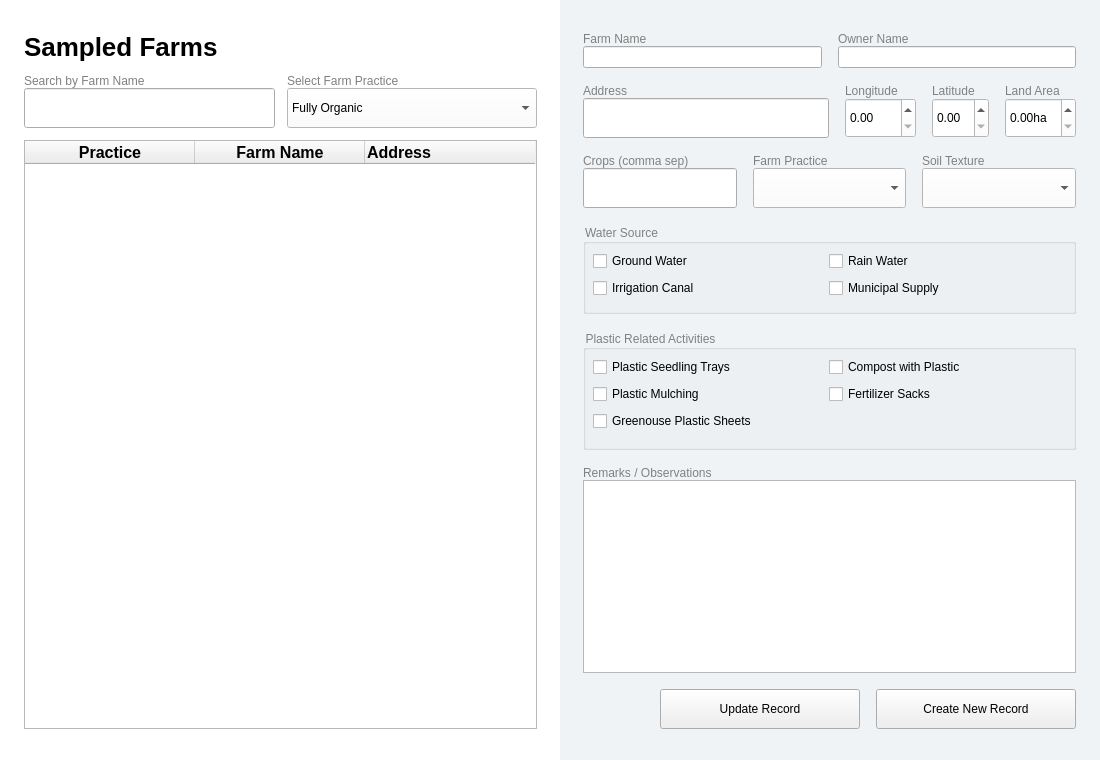
<?xml version="1.0" encoding="UTF-8"?>
<ui version="4.0">
 <class>Form</class>
 <widget class="QWidget" name="Form">
  <property name="geometry">
   <rect>
    <x>0</x>
    <y>0</y>
    <width>1100</width>
    <height>760</height>
   </rect>
  </property>
  <property name="sizePolicy">
   <sizepolicy hsizetype="Fixed" vsizetype="Fixed">
    <horstretch>0</horstretch>
    <verstretch>0</verstretch>
   </sizepolicy>
  </property>
  <property name="windowTitle">
   <string>Form</string>
  </property>
  <property name="styleSheet">
   <string notr="true">QWidget {
    font-family: &quot;Inter&quot;;
    font-size: 12pt;
}

QPushButton {
    background-color: black;
    color: white;
    border-radius: 5px;
	font-weight:bold;
}

QPushButton[designClass=&quot;lightButton&quot;] {
    background-color: white;
    color: black;
    border-radius: 5px;
border: 1px solid black;
font-weight:bold;
}

QFrame[designClass=&quot;inferenceCard&quot;]{
background-color:white;
border-radius:5px;
border: 1px solid rgb(134, 134, 134);
}

/*-----------------COMBO BOX----------------------------*/


QComboBox {
    background-color: #ffffff;
    border: 1px solid #d0d0d0;
    border-radius: 6px;
    padding: 6px 30px 6px 10px;
    font-size: 13px;
    color: #333333;
}

QComboBox:hover {
    border: 1px solid #a0a0a0;
}

QComboBox:focus {
    border: 1px solid #0078d4;
}

QComboBox::drop-down {
    border: none;
    width: 25px;
}

/* Use a ▼ Unicode symbol instead of a PNG */
QComboBox::down-arrow {
    color: #555555;
    font-size: 12px;
    content: &quot;\25BC&quot;;  /* ▼ */
    margin-right: 8px;
}


/*-----------------SPIN BOX-------------------------------*/
QDoubleSpinBox {
    background-color: #ffffff;
    border: 1px solid #d0d0d0;
    border-radius: 6px;
    padding: 6px 10px;
    font-size: 13px;
    color: #333333;
}

QDoubleSpinBox:hover {
    border: 1px solid #a0a0a0;
}

QDoubleSpinBox:focus {
    border: 1px solid #0078d4;
}

/* Remove the ugly default arrows styling */
QDoubleSpinBox::up-button, 
QDoubleSpinBox::down-button {
    background: transparent;
    border: none;
    width: 20px;
}

/* Modern minimal up/down arrows */
QDoubleSpinBox::up-arrow {
    image: url(:/qt-project.org/styles/commonstyle/images/arrow-up-16.png);
    width: 10px;
    height: 10px;
}

QDoubleSpinBox::down-arrow {
    image: url(:/qt-project.org/styles/commonstyle/images/arrow-down-16.png);
    width: 10px;
    height: 10px;
}

/* Dropdown-style popup for editing (if applicable) */
QDoubleSpinBox QAbstractItemView {
    background-color: #ffffff;
    border: 1px solid #cfcfcf;
    border-radius: 6px;
    padding: 4px;
    selection-background-color: #e6f2ff;
}

/*-----------------LINE EDIT----------------------------*/

QLineEdit {
    background-color: #ffffff;
    border: 1px solid #d0d0d0;
    border-radius: 6px;
    padding: 6px 10px;
    font-size: 13px;
    color: #333333;
    selection-background-color: #cce4ff;  /* light blue text highlight */
}

QLineEdit:hover {
    border: 1px solid #a0a0a0;
}

QLineEdit:focus {
    border: 1px solid #0078d4; /* same focus blue as combobox */
    outline: none;
}

/*-----------------TEXT EDIT----------------------------*/

QTextEdit {
    background-color: #ffffff;
    border: 1px solid #d0d0d0;
    border-radius: 6px;
    padding: 6px 10px;
    font-size: 13px;
    color: #333333;
    selection-background-color: #cce4ff;  /* light blue text highlight */
    font-family: &quot;Inter&quot;;
}

QTextEdit:hover {
    border: 1px solid #a0a0a0;
}

QTextEdit:focus {
    border: 1px solid #0078d4;
    outline: none;
}

</string>
  </property>
  <widget class="QWidget" name="mainWidget" native="true">
   <property name="geometry">
    <rect>
     <x>0</x>
     <y>0</y>
     <width>1100</width>
     <height>760</height>
    </rect>
   </property>
   <property name="sizePolicy">
    <sizepolicy hsizetype="Fixed" vsizetype="Fixed">
     <horstretch>0</horstretch>
     <verstretch>0</verstretch>
    </sizepolicy>
   </property>
   <property name="styleSheet">
    <string notr="true">#mainWidget{
background-color:white;
}</string>
   </property>
   <widget class="QWidget" name="horizontalLayoutWidget">
    <property name="geometry">
     <rect>
      <x>0</x>
      <y>0</y>
      <width>1102</width>
      <height>761</height>
     </rect>
    </property>
    <layout class="QHBoxLayout" name="horizontalLayout">
     <property name="spacing">
      <number>0</number>
     </property>
     <item>
      <widget class="QWidget" name="tableSection" native="true">
       <property name="sizePolicy">
        <sizepolicy hsizetype="Fixed" vsizetype="Minimum">
         <horstretch>0</horstretch>
         <verstretch>0</verstretch>
        </sizepolicy>
       </property>
       <property name="minimumSize">
        <size>
         <width>560</width>
         <height>0</height>
        </size>
       </property>
       <property name="styleSheet">
        <string notr="true">#formInputSection{
background-color: #f0f3f6;
}</string>
       </property>
       <widget class="QWidget" name="">
        <property name="geometry">
         <rect>
          <x>0</x>
          <y>0</y>
          <width>561</width>
          <height>761</height>
         </rect>
        </property>
        <layout class="QVBoxLayout" name="verticalLayout">
         <property name="spacing">
          <number>12</number>
         </property>
         <property name="leftMargin">
          <number>24</number>
         </property>
         <property name="topMargin">
          <number>32</number>
         </property>
         <property name="rightMargin">
          <number>24</number>
         </property>
         <property name="bottomMargin">
          <number>32</number>
         </property>
         <item>
          <widget class="QLabel" name="label">
           <property name="sizePolicy">
            <sizepolicy hsizetype="Minimum" vsizetype="Fixed">
             <horstretch>0</horstretch>
             <verstretch>0</verstretch>
            </sizepolicy>
           </property>
           <property name="styleSheet">
            <string notr="true">QLabel {
font-size: 26px;
font-weight:bold;
}</string>
           </property>
           <property name="text">
            <string>Sampled Farms</string>
           </property>
          </widget>
         </item>
         <item>
          <layout class="QHBoxLayout" name="horizontalLayout_2">
           <item>
            <layout class="QVBoxLayout" name="verticalLayout_15">
             <property name="spacing">
              <number>0</number>
             </property>
             <item>
              <widget class="QLabel" name="label_7">
               <property name="sizePolicy">
                <sizepolicy hsizetype="Fixed" vsizetype="Fixed">
                 <horstretch>0</horstretch>
                 <verstretch>0</verstretch>
                </sizepolicy>
               </property>
               <property name="styleSheet">
                <string notr="true">QLabel {
color:gray;
}</string>
               </property>
               <property name="text">
                <string>Search by Farm Name</string>
               </property>
              </widget>
             </item>
             <item>
              <widget class="QLineEdit" name="farmNameSearch">
               <property name="sizePolicy">
                <sizepolicy hsizetype="Minimum" vsizetype="Fixed">
                 <horstretch>1</horstretch>
                 <verstretch>0</verstretch>
                </sizepolicy>
               </property>
               <property name="minimumSize">
                <size>
                 <width>100</width>
                 <height>40</height>
                </size>
               </property>
               <property name="maximumSize">
                <size>
                 <width>270</width>
                 <height>16777215</height>
                </size>
               </property>
              </widget>
             </item>
            </layout>
           </item>
           <item>
            <layout class="QVBoxLayout" name="verticalLayout_17">
             <property name="spacing">
              <number>0</number>
             </property>
             <item>
              <widget class="QLabel" name="label_17">
               <property name="sizePolicy">
                <sizepolicy hsizetype="Fixed" vsizetype="Fixed">
                 <horstretch>0</horstretch>
                 <verstretch>0</verstretch>
                </sizepolicy>
               </property>
               <property name="styleSheet">
                <string notr="true">QLabel {
color:gray;
}</string>
               </property>
               <property name="text">
                <string>Select Farm Practice</string>
               </property>
              </widget>
             </item>
             <item>
              <widget class="QComboBox" name="practiceComboSearch">
               <property name="minimumSize">
                <size>
                 <width>100</width>
                 <height>40</height>
                </size>
               </property>
               <property name="cursor">
                <cursorShape>PointingHandCursor</cursorShape>
               </property>
               <property name="styleSheet">
                <string notr="true">QComboBox{
background-color:white;
color:black;
}</string>
               </property>
               <property name="currentIndex">
                <number>0</number>
               </property>
               <property name="frame">
                <bool>true</bool>
               </property>
               <item>
                <property name="text">
                 <string>Fully Organic</string>
                </property>
               </item>
               <item>
                <property name="text">
                 <string>Integrated</string>
                </property>
               </item>
               <item>
                <property name="text">
                 <string>Conventional</string>
                </property>
               </item>
              </widget>
             </item>
            </layout>
           </item>
          </layout>
         </item>
         <item>
          <widget class="QTableWidget" name="farmsTable">
           <attribute name="horizontalHeaderMinimumSectionSize">
            <number>170</number>
           </attribute>
           <attribute name="horizontalHeaderDefaultSectionSize">
            <number>170</number>
           </attribute>
           <attribute name="horizontalHeaderShowSortIndicator" stdset="0">
            <bool>true</bool>
           </attribute>
           <column>
            <property name="text">
             <string>Practice</string>
            </property>
            <property name="font">
             <font>
              <pointsize>12</pointsize>
              <bold>true</bold>
             </font>
            </property>
           </column>
           <column>
            <property name="text">
             <string>Farm Name</string>
            </property>
            <property name="font">
             <font>
              <pointsize>12</pointsize>
              <bold>true</bold>
             </font>
            </property>
           </column>
           <column>
            <property name="text">
             <string>Address</string>
            </property>
            <property name="font">
             <font>
              <pointsize>12</pointsize>
              <bold>true</bold>
             </font>
            </property>
            <property name="textAlignment">
             <set>AlignLeading|AlignVCenter</set>
            </property>
           </column>
          </widget>
         </item>
        </layout>
       </widget>
      </widget>
     </item>
     <item>
      <widget class="QWidget" name="formInputSection" native="true">
       <property name="sizePolicy">
        <sizepolicy hsizetype="Fixed" vsizetype="Minimum">
         <horstretch>0</horstretch>
         <verstretch>0</verstretch>
        </sizepolicy>
       </property>
       <property name="minimumSize">
        <size>
         <width>540</width>
         <height>0</height>
        </size>
       </property>
       <property name="styleSheet">
        <string notr="true">#formInputSection{
background-color: #f0f3f6;
}</string>
       </property>
       <widget class="QWidget" name="">
        <property name="geometry">
         <rect>
          <x>-1</x>
          <y>0</y>
          <width>541</width>
          <height>761</height>
         </rect>
        </property>
        <layout class="QVBoxLayout" name="verticalLayout_13">
         <property name="spacing">
          <number>16</number>
         </property>
         <property name="leftMargin">
          <number>24</number>
         </property>
         <property name="topMargin">
          <number>32</number>
         </property>
         <property name="rightMargin">
          <number>24</number>
         </property>
         <property name="bottomMargin">
          <number>32</number>
         </property>
         <item>
          <layout class="QHBoxLayout" name="horizontalLayout_3" stretch="2,2">
           <item>
            <layout class="QVBoxLayout" name="verticalLayout_2">
             <property name="spacing">
              <number>0</number>
             </property>
             <item>
              <widget class="QLabel" name="label_4">
               <property name="sizePolicy">
                <sizepolicy hsizetype="Fixed" vsizetype="Fixed">
                 <horstretch>0</horstretch>
                 <verstretch>0</verstretch>
                </sizepolicy>
               </property>
               <property name="styleSheet">
                <string notr="true">QLabel {
color:gray;
}</string>
               </property>
               <property name="text">
                <string>Farm Name</string>
               </property>
              </widget>
             </item>
             <item>
              <widget class="QLineEdit" name="farmNameInput">
               <property name="sizePolicy">
                <sizepolicy hsizetype="Maximum" vsizetype="Minimum">
                 <horstretch>0</horstretch>
                 <verstretch>0</verstretch>
                </sizepolicy>
               </property>
               <property name="maximumSize">
                <size>
                 <width>270</width>
                 <height>16777215</height>
                </size>
               </property>
              </widget>
             </item>
            </layout>
           </item>
           <item>
            <layout class="QVBoxLayout" name="verticalLayout_3">
             <property name="spacing">
              <number>0</number>
             </property>
             <item>
              <widget class="QLabel" name="label_5">
               <property name="sizePolicy">
                <sizepolicy hsizetype="Fixed" vsizetype="Fixed">
                 <horstretch>0</horstretch>
                 <verstretch>0</verstretch>
                </sizepolicy>
               </property>
               <property name="styleSheet">
                <string notr="true">QLabel {
color:gray;
}</string>
               </property>
               <property name="text">
                <string>Owner Name</string>
               </property>
              </widget>
             </item>
             <item>
              <widget class="QLineEdit" name="ownerNameInput">
               <property name="sizePolicy">
                <sizepolicy hsizetype="Maximum" vsizetype="Minimum">
                 <horstretch>0</horstretch>
                 <verstretch>0</verstretch>
                </sizepolicy>
               </property>
               <property name="maximumSize">
                <size>
                 <width>270</width>
                 <height>16777215</height>
                </size>
               </property>
              </widget>
             </item>
            </layout>
           </item>
          </layout>
         </item>
         <item>
          <layout class="QHBoxLayout" name="horizontalLayout_4" stretch="4,0,0,0">
           <item>
            <layout class="QVBoxLayout" name="verticalLayout_4">
             <property name="spacing">
              <number>0</number>
             </property>
             <item>
              <widget class="QLabel" name="label_6">
               <property name="sizePolicy">
                <sizepolicy hsizetype="Fixed" vsizetype="Fixed">
                 <horstretch>0</horstretch>
                 <verstretch>0</verstretch>
                </sizepolicy>
               </property>
               <property name="styleSheet">
                <string notr="true">QLabel {
color:gray;
}</string>
               </property>
               <property name="text">
                <string>Address</string>
               </property>
              </widget>
             </item>
             <item>
              <widget class="QLineEdit" name="addressInput">
               <property name="sizePolicy">
                <sizepolicy hsizetype="Minimum" vsizetype="Fixed">
                 <horstretch>1</horstretch>
                 <verstretch>0</verstretch>
                </sizepolicy>
               </property>
               <property name="minimumSize">
                <size>
                 <width>100</width>
                 <height>40</height>
                </size>
               </property>
               <property name="maximumSize">
                <size>
                 <width>270</width>
                 <height>16777215</height>
                </size>
               </property>
              </widget>
             </item>
            </layout>
           </item>
           <item>
            <layout class="QVBoxLayout" name="verticalLayout_11">
             <property name="spacing">
              <number>0</number>
             </property>
             <item>
              <widget class="QLabel" name="label_13">
               <property name="sizePolicy">
                <sizepolicy hsizetype="Fixed" vsizetype="Fixed">
                 <horstretch>0</horstretch>
                 <verstretch>0</verstretch>
                </sizepolicy>
               </property>
               <property name="styleSheet">
                <string notr="true">QLabel {
color:gray;
}</string>
               </property>
               <property name="text">
                <string>Longitude</string>
               </property>
              </widget>
             </item>
             <item>
              <widget class="QDoubleSpinBox" name="longInput">
               <property name="sizePolicy">
                <sizepolicy hsizetype="Minimum" vsizetype="Fixed">
                 <horstretch>0</horstretch>
                 <verstretch>0</verstretch>
                </sizepolicy>
               </property>
               <property name="minimumSize">
                <size>
                 <width>0</width>
                 <height>40</height>
                </size>
               </property>
               <property name="styleSheet">
                <string notr="true">QDoubleSpinBox{
background-color:white;
color:black;
}</string>
               </property>
               <property name="wrapping">
                <bool>false</bool>
               </property>
               <property name="frame">
                <bool>true</bool>
               </property>
               <property name="maximum">
                <double>1000.000000000000000</double>
               </property>
              </widget>
             </item>
            </layout>
           </item>
           <item>
            <layout class="QVBoxLayout" name="verticalLayout_12">
             <property name="spacing">
              <number>0</number>
             </property>
             <item>
              <widget class="QLabel" name="label_14">
               <property name="sizePolicy">
                <sizepolicy hsizetype="Fixed" vsizetype="Fixed">
                 <horstretch>0</horstretch>
                 <verstretch>0</verstretch>
                </sizepolicy>
               </property>
               <property name="styleSheet">
                <string notr="true">QLabel {
color:gray;
}</string>
               </property>
               <property name="text">
                <string>Latitude</string>
               </property>
              </widget>
             </item>
             <item>
              <widget class="QDoubleSpinBox" name="latInput">
               <property name="sizePolicy">
                <sizepolicy hsizetype="Minimum" vsizetype="Fixed">
                 <horstretch>0</horstretch>
                 <verstretch>0</verstretch>
                </sizepolicy>
               </property>
               <property name="minimumSize">
                <size>
                 <width>0</width>
                 <height>40</height>
                </size>
               </property>
               <property name="styleSheet">
                <string notr="true">QDoubleSpinBox{
background-color:white;
color:black;
}</string>
               </property>
               <property name="wrapping">
                <bool>false</bool>
               </property>
               <property name="frame">
                <bool>true</bool>
               </property>
              </widget>
             </item>
            </layout>
           </item>
           <item>
            <layout class="QVBoxLayout" name="verticalLayout_7">
             <property name="spacing">
              <number>0</number>
             </property>
             <item>
              <widget class="QLabel" name="label_9">
               <property name="sizePolicy">
                <sizepolicy hsizetype="Fixed" vsizetype="Fixed">
                 <horstretch>0</horstretch>
                 <verstretch>0</verstretch>
                </sizepolicy>
               </property>
               <property name="styleSheet">
                <string notr="true">QLabel {
color:gray;
}</string>
               </property>
               <property name="text">
                <string>Land Area</string>
               </property>
              </widget>
             </item>
             <item>
              <widget class="QDoubleSpinBox" name="landAreaInput">
               <property name="minimumSize">
                <size>
                 <width>0</width>
                 <height>40</height>
                </size>
               </property>
               <property name="styleSheet">
                <string notr="true">QDoubleSpinBox{
background-color:white;
color:black;
}</string>
               </property>
               <property name="wrapping">
                <bool>false</bool>
               </property>
               <property name="frame">
                <bool>true</bool>
               </property>
               <property name="buttonSymbols">
                <enum>QAbstractSpinBox::UpDownArrows</enum>
               </property>
               <property name="suffix">
                <string>ha</string>
               </property>
              </widget>
             </item>
            </layout>
           </item>
          </layout>
         </item>
         <item>
          <layout class="QHBoxLayout" name="horizontalLayout_9" stretch="1,1,1">
           <item>
            <layout class="QVBoxLayout" name="verticalLayout_10">
             <property name="spacing">
              <number>0</number>
             </property>
             <item>
              <widget class="QLabel" name="label_12">
               <property name="sizePolicy">
                <sizepolicy hsizetype="Fixed" vsizetype="Fixed">
                 <horstretch>0</horstretch>
                 <verstretch>0</verstretch>
                </sizepolicy>
               </property>
               <property name="styleSheet">
                <string notr="true">QLabel {
color:gray;
}</string>
               </property>
               <property name="text">
                <string>Crops (comma sep)</string>
               </property>
              </widget>
             </item>
             <item>
              <widget class="QLineEdit" name="cropsInput">
               <property name="sizePolicy">
                <sizepolicy hsizetype="MinimumExpanding" vsizetype="Minimum">
                 <horstretch>0</horstretch>
                 <verstretch>0</verstretch>
                </sizepolicy>
               </property>
               <property name="minimumSize">
                <size>
                 <width>50</width>
                 <height>40</height>
                </size>
               </property>
               <property name="maximumSize">
                <size>
                 <width>270</width>
                 <height>16777215</height>
                </size>
               </property>
              </widget>
             </item>
            </layout>
           </item>
           <item>
            <layout class="QVBoxLayout" name="verticalLayout_14">
             <property name="spacing">
              <number>0</number>
             </property>
             <item>
              <widget class="QLabel" name="label_16">
               <property name="sizePolicy">
                <sizepolicy hsizetype="Fixed" vsizetype="Fixed">
                 <horstretch>0</horstretch>
                 <verstretch>0</verstretch>
                </sizepolicy>
               </property>
               <property name="styleSheet">
                <string notr="true">QLabel {
color:gray;
}</string>
               </property>
               <property name="text">
                <string>Farm Practice</string>
               </property>
              </widget>
             </item>
             <item>
              <widget class="QComboBox" name="practiceCombo">
               <property name="minimumSize">
                <size>
                 <width>100</width>
                 <height>40</height>
                </size>
               </property>
               <property name="cursor">
                <cursorShape>PointingHandCursor</cursorShape>
               </property>
               <property name="styleSheet">
                <string notr="true">QComboBox{
background-color:white;
color:black;
}</string>
               </property>
               <property name="currentText">
                <string/>
               </property>
               <property name="currentIndex">
                <number>-1</number>
               </property>
               <property name="frame">
                <bool>true</bool>
               </property>
               <item>
                <property name="text">
                 <string>Fully Organic</string>
                </property>
               </item>
               <item>
                <property name="text">
                 <string>Integrated</string>
                </property>
               </item>
               <item>
                <property name="text">
                 <string>Conventional</string>
                </property>
               </item>
              </widget>
             </item>
            </layout>
           </item>
           <item>
            <layout class="QVBoxLayout" name="verticalLayout_9">
             <property name="spacing">
              <number>0</number>
             </property>
             <item>
              <widget class="QLabel" name="label_11">
               <property name="sizePolicy">
                <sizepolicy hsizetype="Fixed" vsizetype="Fixed">
                 <horstretch>0</horstretch>
                 <verstretch>0</verstretch>
                </sizepolicy>
               </property>
               <property name="styleSheet">
                <string notr="true">QLabel {
color:gray;
}</string>
               </property>
               <property name="text">
                <string>Soil Texture</string>
               </property>
              </widget>
             </item>
             <item>
              <widget class="QComboBox" name="soilTextureCombo">
               <property name="minimumSize">
                <size>
                 <width>100</width>
                 <height>40</height>
                </size>
               </property>
               <property name="cursor">
                <cursorShape>PointingHandCursor</cursorShape>
               </property>
               <property name="styleSheet">
                <string notr="true">QComboBox{
background-color:white;
color:black;
}</string>
               </property>
               <property name="currentIndex">
                <number>-1</number>
               </property>
               <property name="frame">
                <bool>true</bool>
               </property>
               <item>
                <property name="text">
                 <string>Loam</string>
                </property>
               </item>
               <item>
                <property name="text">
                 <string>Clay Loam</string>
                </property>
               </item>
               <item>
                <property name="text">
                 <string>Clay</string>
                </property>
               </item>
              </widget>
             </item>
            </layout>
           </item>
          </layout>
         </item>
         <item>
          <widget class="QGroupBox" name="waterSourceGroup">
           <property name="sizePolicy">
            <sizepolicy hsizetype="Minimum" vsizetype="Fixed">
             <horstretch>0</horstretch>
             <verstretch>0</verstretch>
            </sizepolicy>
           </property>
           <property name="minimumSize">
            <size>
             <width>0</width>
             <height>90</height>
            </size>
           </property>
           <property name="styleSheet">
            <string notr="true">QGroupBox {
color:gray;
}</string>
           </property>
           <property name="title">
            <string>Water Source</string>
           </property>
           <widget class="QWidget" name="layoutWidget_3">
            <property name="geometry">
             <rect>
              <x>10</x>
              <y>20</y>
              <width>471</width>
              <height>61</height>
             </rect>
            </property>
            <layout class="QVBoxLayout" name="verticalLayout_8">
             <property name="spacing">
              <number>0</number>
             </property>
             <item>
              <layout class="QHBoxLayout" name="horizontalLayout_10">
               <item>
                <widget class="QCheckBox" name="groundCheck">
                 <property name="text">
                  <string>Ground Water</string>
                 </property>
                </widget>
               </item>
               <item>
                <widget class="QCheckBox" name="rainCheck">
                 <property name="text">
                  <string>Rain Water</string>
                 </property>
                </widget>
               </item>
              </layout>
             </item>
             <item>
              <layout class="QHBoxLayout" name="horizontalLayout_11">
               <item>
                <widget class="QCheckBox" name="canalCheck">
                 <property name="text">
                  <string>Irrigation Canal</string>
                 </property>
                </widget>
               </item>
               <item>
                <widget class="QCheckBox" name="municipalCheck">
                 <property name="text">
                  <string>Municipal Supply</string>
                 </property>
                </widget>
               </item>
              </layout>
             </item>
            </layout>
           </widget>
          </widget>
         </item>
         <item>
          <widget class="QGroupBox" name="plasticActGroup">
           <property name="sizePolicy">
            <sizepolicy hsizetype="Minimum" vsizetype="Fixed">
             <horstretch>0</horstretch>
             <verstretch>0</verstretch>
            </sizepolicy>
           </property>
           <property name="minimumSize">
            <size>
             <width>0</width>
             <height>120</height>
            </size>
           </property>
           <property name="styleSheet">
            <string notr="true">QGroupBox {
color:gray;
}</string>
           </property>
           <property name="title">
            <string>Plastic Related Activities</string>
           </property>
           <widget class="QWidget" name="">
            <property name="geometry">
             <rect>
              <x>10</x>
              <y>20</y>
              <width>471</width>
              <height>91</height>
             </rect>
            </property>
            <layout class="QVBoxLayout" name="verticalLayout_5">
             <property name="spacing">
              <number>0</number>
             </property>
             <item>
              <layout class="QHBoxLayout" name="horizontalLayout_7">
               <item>
                <widget class="QCheckBox" name="seedlingCheck">
                 <property name="text">
                  <string>Plastic Seedling Trays</string>
                 </property>
                </widget>
               </item>
               <item>
                <widget class="QCheckBox" name="compostCheck">
                 <property name="text">
                  <string>Compost with Plastic</string>
                 </property>
                </widget>
               </item>
              </layout>
             </item>
             <item>
              <layout class="QHBoxLayout" name="horizontalLayout_6">
               <item>
                <widget class="QCheckBox" name="mulchCheck">
                 <property name="text">
                  <string>Plastic Mulching</string>
                 </property>
                </widget>
               </item>
               <item>
                <widget class="QCheckBox" name="fertilizerCheck">
                 <property name="text">
                  <string>Fertilizer Sacks</string>
                 </property>
                </widget>
               </item>
              </layout>
             </item>
             <item>
              <widget class="QCheckBox" name="greenhouseCheck">
               <property name="text">
                <string>Greenouse Plastic Sheets</string>
               </property>
              </widget>
             </item>
            </layout>
           </widget>
          </widget>
         </item>
         <item>
          <layout class="QVBoxLayout" name="verticalLayout_6">
           <property name="spacing">
            <number>0</number>
           </property>
           <item>
            <widget class="QLabel" name="label_15">
             <property name="sizePolicy">
              <sizepolicy hsizetype="Fixed" vsizetype="Fixed">
               <horstretch>0</horstretch>
               <verstretch>0</verstretch>
              </sizepolicy>
             </property>
             <property name="styleSheet">
              <string notr="true">QLabel {
color:gray;
}</string>
             </property>
             <property name="text">
              <string>Remarks / Observations</string>
             </property>
            </widget>
           </item>
           <item>
            <widget class="QTextEdit" name="remarksText"/>
           </item>
          </layout>
         </item>
         <item>
          <layout class="QHBoxLayout" name="horizontalLayout_8">
           <item>
            <spacer name="c">
             <property name="orientation">
              <enum>Qt::Horizontal</enum>
             </property>
             <property name="sizeHint" stdset="0">
              <size>
               <width>40</width>
               <height>20</height>
              </size>
             </property>
            </spacer>
           </item>
           <item>
            <widget class="QPushButton" name="updateRecord">
             <property name="minimumSize">
              <size>
               <width>200</width>
               <height>40</height>
              </size>
             </property>
             <property name="text">
              <string>Update Record</string>
             </property>
             <property name="designClass" stdset="0">
              <string>lightButton</string>
             </property>
            </widget>
           </item>
           <item>
            <widget class="QPushButton" name="createRecord">
             <property name="minimumSize">
              <size>
               <width>200</width>
               <height>40</height>
              </size>
             </property>
             <property name="text">
              <string>Create New Record</string>
             </property>
            </widget>
           </item>
          </layout>
         </item>
        </layout>
       </widget>
      </widget>
     </item>
    </layout>
   </widget>
  </widget>
 </widget>
 <resources/>
 <connections/>
</ui>
